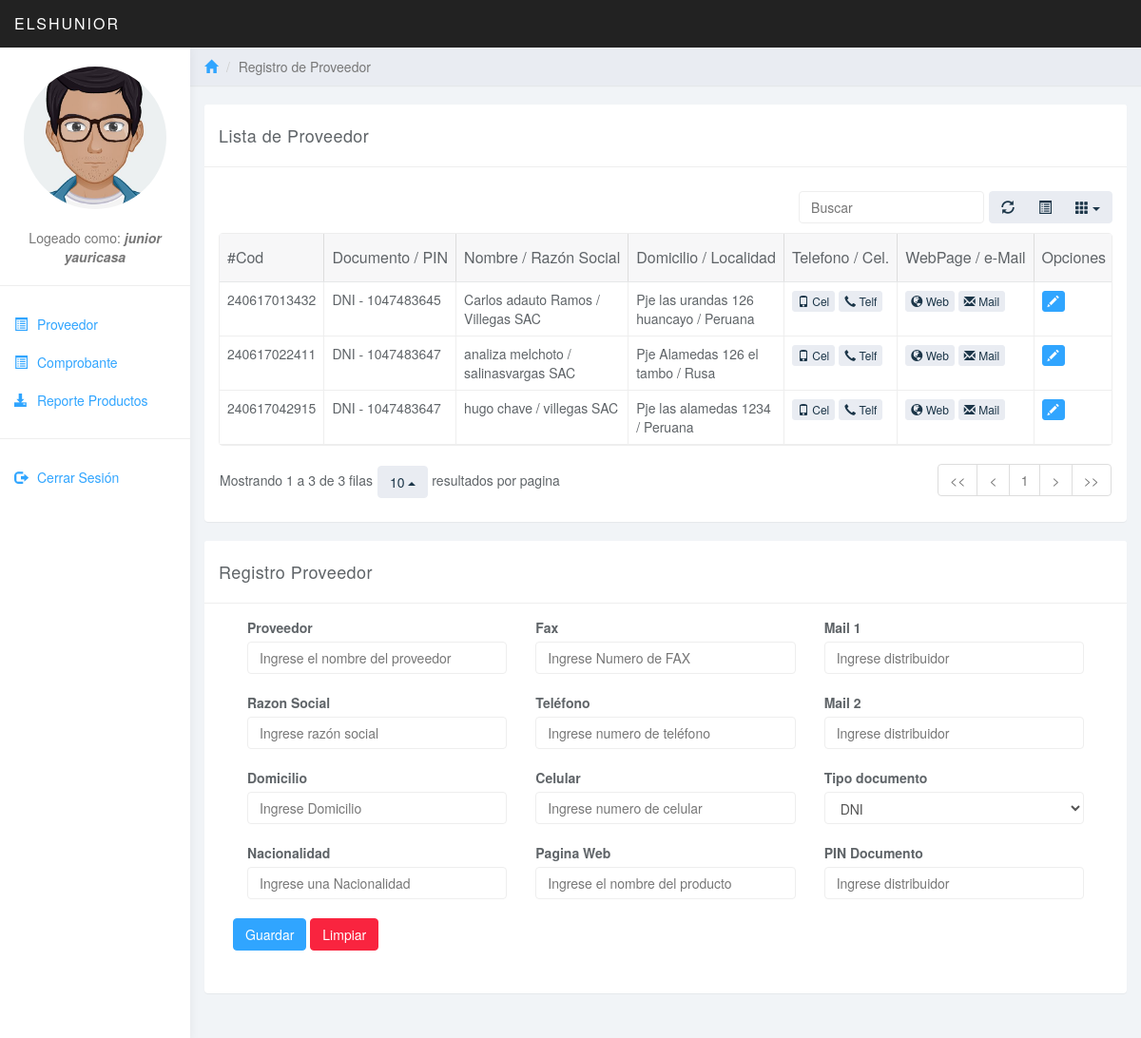
The page /admin/proveedor.php (signed in) on the database its author committed.
### tables this page shows
CREATE TABLE `tbproveedor` (
  `intidproveedor` int(11) NOT NULL,
  `intcodigo` varchar(25) NOT NULL,
  `nvchnombre` varchar(25) NOT NULL,
  `nvchrazon_social` varchar(25) NOT NULL,
  `nvchdomicilio` varchar(50) NOT NULL,
  `nvchlocalidad` varchar(15) NOT NULL,
  `intfax` int(9) NOT NULL,
  `inttelefono` int(9) NOT NULL,
  `intcelular` int(9) NOT NULL,
  `nvchsitio_web` text NOT NULL,
  `nvchemail_1` text NOT NULL,
  `nvchemail_2` text NOT NULL,
  `inttipo_doc` int(1) NOT NULL,
  `intcod_doc` int(12) NOT NULL
);

### admin/model/proveedor.model.php (called while the page is built, shortened)
<?php
class ProveedorModel
{
	private $pdo;
	public function __CONSTRUCT()
	{
		try
		{
			$this->pdo = new PDO('mysql:host=localhost;dbname=db_tiendastock', 'root', '');
			$this->pdo->setAttribute(PDO::ATTR_ERRMODE, PDO::ERRMODE_EXCEPTION);
		}
		catch(Exception $e)
		{
			die($e->getMessage());
		}
	}
	public function Listar()
	{
		try
		{
			$result = array();
			$stm = $this->pdo->prepare("SELECT * FROM tbproveedor");
			$stm->execute();
			foreach($stm->fetchAll(PDO::FETCH_OBJ) as $r)
			{
				$gam = new Proveedor();
				$gam->__SET('intidproveedor', $r->intidproveedor);
				$gam->__SET('intcodigo', $r->intcodigo);
				$gam->__SET('nvchnombre', $r->nvchnombre);
				$gam->__SET('nvchrazon_social', $r->nvchrazon_social);
				$gam->__SET('nvchdomicilio', $r->nvchdomicilio);
				$gam->__SET('nvchlocalidad', $r->nvchlocalidad);
				$gam->__SET('intfax', $r->intfax);
				$gam->__SET('inttelefono', $r->inttelefono);
				$gam->__SET('intcelular', $r->intcelular);
				$gam->__SET('nvchsitio_web', $r->nvchsitio_web);
				$gam->__SET('nvchemail_1', $r->nvchemail_1);
				$gam->__SET('nvchemail_2', $r->nvchemail_2);
				$gam->__SET('inttipo_doc', $r->inttipo_doc);
				$gam->__SET('intcod_doc', $r->intcod_doc);
				$result[] = $gam;
			}
			return $result;
		}
		catch(Exception $e)
		{
			die($e->getMessage());
		}
	}
}

### admin/controller/proveedor.entidad.php (called while the page is built, shortened)
<?php
class Proveedor
{
	public function __GET($k){ return $this->$k; }
	public function __SET($k, $v){ return $this->$k = $v; }
}
?>

### admin/proveedor.php (the view, shortened to what this page needs)
<?php
require_once 'controller/proveedor.entidad.php';
require_once 'model/proveedor.model.php';
$gam = new Proveedor();
$model = new ProveedorModel();
include('panelheader.php');
?>
	<div class="col-sm-9 col-sm-offset-3 col-lg-10 col-lg-offset-2 main">
			<div class="row">
				<ol class="breadcrumb">
					<li><a href="#"><span class="glyphicon glyphicon-home"></span></a></li>
					<li class="active">Registro de Proveedor</li>
				</ol>
			</div>
			<br>
			<div class="row">
				<div class="col-lg-12">
					<div class="panel panel-default">
						<div class="panel-heading">Lista de Proveedor</div>
						<div class="panel-body">
							<table data-toggle="table" data-show-refresh="true" data-show-toggle="true" data-show-columns="true" data-search="true" data-select-item-name="toolbar1" data-pagination="true" data-sort-name="name" data-sort-order="desc">
							    <thead>
								    <tr>
								        <th style="text-transform: uppercase">#Cod</th>
								        <th style="text-transform: uppercase">Documento / PIN</th>
								        <th style="text-transform: uppercase">Nombre / Razón Social</th>
								        <th style="text-transform: uppercase">Domicilio / Localidad</th>
								        <th style="text-transform: uppercase">Telefono / Cel.</th>
								        <th style="text-transform: uppercase">WebPage / e-Mail</th>
								        <th style="text-transform: uppercase">Opciones</th>
								    </tr>
							    </thead>
								<?php foreach($model->Listar() as $r): ?>
			                        <tr style="text-transform: uppercase">
			                            <td>
			                            	<?php
			                                	echo $r->__GET('intcodigo');
			                                ?>
			                            </td>
			                            <td>
			                            	<?php
			                            		if($r->__GET('inttipo_doc') == 1){
			                            			echo 'DNI';
			                            		}else
			                            		if($r->__GET('inttipo_doc') == 2){
			                            			echo 'RUC';
			                            		}
			                            		echo ' - '.$r->__GET('intcod_doc');
			                            	?>
			                            </td>
			                            <td>
			                                <?php
			                                	echo $r->__GET('nvchnombre').' / '.$r->__GET('nvchrazon_social');
			                                ?>
			                            </td>
			                            <td>
			                                <?php
			                                	echo $r->__GET('nvchdomicilio').' / '.$r->__GET('nvchlocalidad');
			                                ?>
			                            </td>
			                            <td>
			                            	<a href="callto:<?php echo $r->__GET('intcelular'); ?>" target="_blank" class="btn btn-default btn-xs">
												<span class="glyphicon glyphicon-phone" aria-hidden="true"> </span> Cel
											</a>
			                            	<a href="callto:<?php echo $r->__GET('inttelefono'); ?>" target="_blank" class="btn btn-default btn-xs">
												<span class="glyphicon glyphicon-earphone" aria-hidden="true"> </span> Telf
											</a>
			                            </td>
			                            <td>
											<a href="<?php echo $r->__GET('nvchsitio_web'); ?>" target="_blank" class="btn btn-default btn-xs">
												<span class="glyphicon glyphicon-globe" aria-hidden="true"></span> Web
											</a>
											<a href="https://mail.google.com/mail/?view=cm&fs=1&to=<?php echo $r->__GET('nvchemail_1'); ?>" target="_blank" class="btn btn-default btn-xs">
												<span class="glyphicon glyphicon-envelope" aria-hidden="true"></span> Mail
											</a>
			                            </td>
			                            <td>
											<a href="?action=editar&intidproveedor=<?php echo $r->intidproveedor; ?>" class="btn btn-primary btn-xs" data-toggle="tooltip" title="Editar Producto"> <span class='glyphicon glyphicon-pencil'></span></a>
			                            </td>
			                        </tr>
			                    <?php endforeach; ?>
							</table>
						</div>
					</div>
				</div>
			</div>
			<div class="row">
				<div class="col-lg-12">
					<div class="panel panel-default">
						<div class="panel-heading">Registro Proveedor</div>
						<div class="panel-body">
							<div class="col-md-12">
				                <form action="?action=<?php echo $gam->intidproveedor > 0 ? 'actualizar' : 'registrar'; ?>" method="POST" class="pure-form pure-form-stacked" style="margin-bottom:30px;" enctype="multipart/form-data">
									<div class="col-md-4">
						                    <label for="">Proveedor</label>
						                    <input class="form-control" type="text" name="nvchnombre" value="<?php echo $gam->__GET('nvchnombre'); ?>" style="width:100%;" placeholder='Ingrese el nombre del proveedor' pattern="[A-Za-z\s]{3,25}" title="Ingrese un nombre valido" required/>
											<br>
						                    <label for="">Razon Social</label>
						                    <input class="form-control" type="text" name="nvchrazon_social" value="<?php echo $gam->__GET('nvchrazon_social'); ?>" placeholder='Ingrese razón social' style="width:100%;" pattern="[A-Za-z\s]{3,25}" title="Ingresa una razon social valida" required/>
						                    <br>
						                    <label for="">Domicilio</label>
						                    <input class="form-control" type="text" name="nvchdomicilio" value="<?php echo $gam->__GET('nvchdomicilio'); ?>" placeholder='Ingrese Domicilio' style="width:100%;" pattern="[A-Za-z0-9\s]{3,50}" title="Ingresa un domicilio valido" required/>
						                    <br>
						                    <label for="">Nacionalidad</label>
						                    <input class="form-control" type="text" name="nvchlocalidad" value="<?php echo $gam->__GET('nvchlocalidad'); ?>" placeholder='Ingrese una Nacionalidad' style="width:100%;" pattern="[A-Za-z]{3,50}" title="Ingresa una Nacionalidad valida" required/>
						                    <br>
						            </div>
						            <div class="col-md-4">
						                    <label for="">Fax</label>
						                    <input class="form-control" type="text" name="intfax" value="<?php echo $gam->__GET('intfax'); ?>" placeholder='Ingrese Numero de FAX' style="width:100%;" pattern="[0-9\s]{3,50}" title="Ingresa número de FAX valido" required/>
						                    <br>
						                    <label for="">Teléfono</label>
						                    <input class="form-control" type="text" name="inttelefono" value="<?php echo $gam->__GET('inttelefono'); ?>" placeholder='Ingrese numero de teléfono' style="width:100%;" pattern="[0-9]{6,8}" title="Ingresa un Teléfono válido" required/>
						                    <br>
						                    <label for="">Celular</label>
						                    <input class="form-control" type="text" name="intcelular" value="<?php echo $gam->__GET('intcelular'); ?>" style="width:100%;" placeholder='Ingrese numero de celular'  pattern="[0-9]{6,8}" title="Ingresa un Teléfono válido"  required/>
											<br>
						                    <label for="">Pagina Web</label>
						                    <input class="form-control" type="text" name="nvchsitio_web" value="<?php echo $gam->__GET('nvchsitio_web'); ?>" style="width:100%;" placeholder='Ingrese el nombre del producto' pattern="https?://.+" title="Incluir http://" required/>
											<br>
						            </div>
						            <div class="col-md-4">
						                    <label for="">Mail 1</label>
						                    <input class="form-control" type="text" name="nvchemail_1" value="<?php echo $gam->__GET('nvchemail_1'); ?>" placeholder='Ingrese distribuidor' style="width:100%;"  pattern="[a-z0-9._%+-]+@[a-z0-9.-]+\.[a-z]{2,3}$" required/>
						                    <br>
						                    <label for="">Mail 2</label>
						                    <input class="form-control" type="text" name="nvchemail_2" value="<?php echo $gam->__GET('nvchemail_2'); ?>" placeholder='Ingrese distribuidor' style="width:100%;"  pattern="[a-z0-9._%+-]+@[a-z0-9.-]+\.[a-z]{2,3}$" required/>
						                    <br>
						                    <label for="">Tipo documento</label>
						                    <select name="inttipo_doc" style='text-transform:uppercase' class="form-control" id="" value="<?php echo $gam->__GET('inttipo_doc'); ?>">
		                                          <option value="1">DNI</option>
		                                    </select>
						                    <br>
						                    <label for="">PIN Documento</label>
						                    <input class="form-control" type="text" name="intcod_doc" value="<?php echo $gam->__GET('intcod_doc'); ?>" placeholder='Ingrese distribuidor' style="width:100%;" pattern="[0-9]{9,12}" title="Ingresa un valor valido" required/>
						                    <br>
						            </div>
									<button type="submit" class="btn btn-primary">Guardar</button>
									<button type="reset" class="btn btn-danger">Limpiar</button>
				                </form>
							</div>
						</div>
					</div>
				</div>
			</div>
	</div>
<?php include_once('panelfooter.php'); ?>

### admin/css/styles.css (style rules this page uses)
body { background: #f1f4f7; padding-top: 50px; color: #5f6468; }
a, a:hover, a:focus { color: #30a5ff; }
.form-control { border: 1px solid #eee; box-shadow: none; }
.btn-default, .btn-default:hover, .btn-default:focus, .btn-default:active, .btn-default.active, .open > .dropdown-toggle.btn-default, .btn-default.disabled, .btn-default[disabled], fieldset[disabled] .btn-default, .btn-default.disabled:hover, .btn-default[disabled]:hover, fieldset[disabled] .btn-default:hover, .btn-default.disabled:focus, .btn-default[disabled]:focus, fieldset[disabled] .btn-default:focus, .btn-default.disabled:active, .btn-default[disabled]:active, fieldset[disabled] .btn-default:active, .btn-default.disabled.active, .btn-default[disabled].active, fieldset[disabled] .btn-default.active { background-color: #e9ecf2; border-color: #e9ecf2; color: #1b3548; }
.btn-primary, .btn-primary:hover, .btn-primary:focus, .btn-primary:active, .btn-primary.active, .open > .dropdown-toggle.btn-primary, .btn-primary.disabled, .btn-primary[disabled], fieldset[disabled] .btn-primary, .btn-primary.disabled:hover, .btn-primary[disabled]:hover, fieldset[disabled] .btn-primary:hover, .btn-primary.disabled:focus, .btn-primary[disabled]:focus, fieldset[disabled] .btn-primary:focus, .btn-primary.disabled:active, .btn-primary[disabled]:active, fieldset[disabled] .btn-primary:active, .btn-primary.disabled.active, .btn-primary[disabled].active, fieldset[disabled] .btn-primary.active { background-color: #30a5ff; border-color: #30a5ff; }
.btn-danger, .btn-danger:hover, .btn-danger:focus, .btn-danger:active, .btn-danger.active, .open > .dropdown-toggle.btn-danger, .btn-danger.disabled, .btn-danger[disabled], fieldset[disabled] .btn-danger, .btn-danger.disabled:hover, .btn-danger[disabled]:hover, fieldset[disabled] .btn-danger:hover, .btn-danger.disabled:focus, .btn-danger[disabled]:focus, fieldset[disabled] .btn-danger:focus, .btn-danger.disabled:active, .btn-danger[disabled]:active, fieldset[disabled] .btn-danger:active, .btn-danger.disabled.active, .btn-danger[disabled].active, fieldset[disabled] .btn-danger.active { background-color: #f9243f; border-color: #f9243f; }
.panel { border: 0; }
.panel-heading { font-size: 18px; font-weight: 300; letter-spacing: 0.025em; height: 66px; line-height: 45px; }
.panel-default .panel-heading { background: #fff; border-bottom: 1px solid #eee; color: #5f6468; }
.breadcrumb { border-radius: 0; padding: 10px 15px; background: #e9ecf2; box-shadow: 0 1px 1px rgba(0, 0, 0, .05); margin: 0 ; }
.table { background: #fff; }

### rows shown on the page
tbproveedor: __GET "240617013432", __GET "1047483645", __GET "Carlos adauto Ramos", __GET "Villegas SAC", __GET "Pje las urandas 126 huancayo", __GET "Peruana"
tbproveedor: __GET "240617022411", __GET "1047483647", __GET "analiza melchoto", __GET "salinasvargas SAC", __GET "Pje Alamedas 126 el tambo", __GET "Rusa"
tbproveedor: __GET "240617042915", __GET "1047483647", __GET "hugo chave", __GET "villegas SAC", __GET "Pje las alamedas 1234", __GET "Peruana"

### other values the page prints
$_SESSION['usr_name'] "junior yauricasa"
